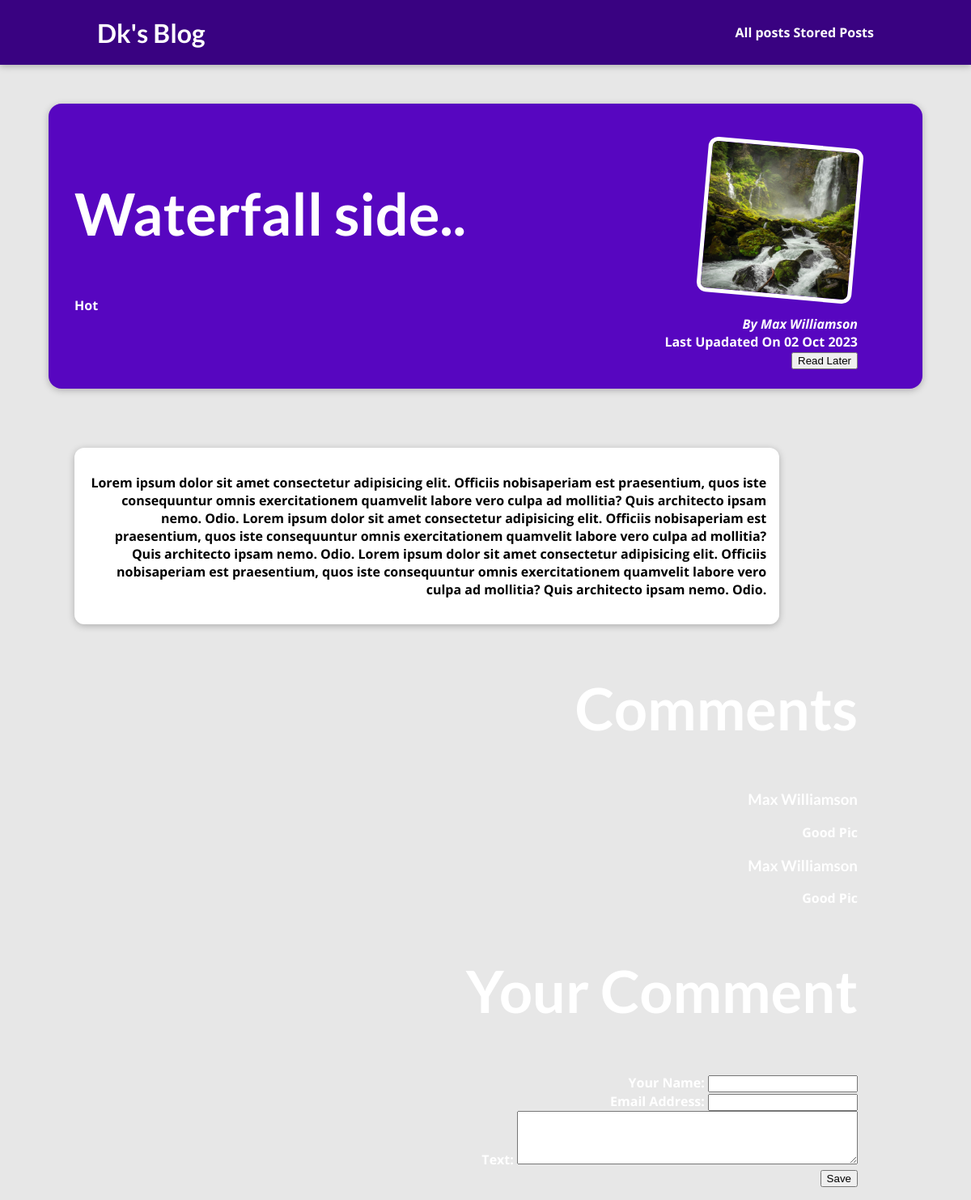
Screenshot of /posts/Waterfall with the database file from the repository.
### blog/models.py (models this page shows, shortened)
class Post(models.Model):
    title = models.CharField(max_length=100)
    excerpt = models.CharField(max_length=300)
    image=models.ImageField(upload_to="posts",null=True)
    date=models.DateField(auto_now=True)
    slug=models.SlugField(unique=True,db_index=True)
    content = models.TextField(validators=[MinLengthValidator(10)])
    author = models.ForeignKey(Author,on_delete= models.SET_NULL,related_name="posts",null=True)
    tags = models.ManyToManyField(Tag)

class Tag(models.Model):
    caption = models.CharField(max_length=20)

class Author(models.Model):
    first_name = models.CharField(max_length=100)
    last_name = models.CharField(max_length=100)
    email_address = models.EmailField()
    def __str__(self):
        return f"{self.first_name} {self.last_name}"

class Comment(models.Model):
    user_name = models.CharField(max_length=100)
    user_email = models.EmailField()
    text = models.CharField(max_length=200)
    post = models.ForeignKey("Post",on_delete=models.CASCADE,related_name="comments")

### blog/views.py (the view, shortened to what this page needs)
# urls.py: path("posts/<slug:slug>",views.SinglePostView.as_view(),name="posts-details-page"),
class SinglePostView(View):
    def is_stored_post(self, request, post_id):
        stored_posts = request.session.get("stored_posts")
        if stored_posts is not None:
          is_saved = post_id in stored_posts
        else:
          is_saved = False
        return is_saved
    def get(self, request, slug):
        post = Post.objects.get(slug=slug)
        context = {
            "posts": post,
            "post_tags": post.tags.all(),
            "comment_form": CommentForm(),
            "comments": post.comments.all().order_by("-id"),
            "is_saved": self.is_stored_post(request, post.id)
        }
        return render(request, "blog/post-details.html", context)

### blog/forms.py
class CommentForm(forms.ModelForm):
    class Meta:
        model = Comment
        exclude = ["post"]
        labels = {
            "user_name": "Your Name",
            "user_email": "Email Address",
        }
        widgets = {
            "text": forms.Textarea(attrs={'rows': 4, 'cols': 50}),
        }

### blog/templates/blog/post-details.html (shortened to what this page needs)
{%extends "base.html"%}
{% load static %}
{%block css_files %}
    <link rel="stylesheet" href="{% static "blog/post_details.css"%}" />
    <link rel="stylesheet" href="{% static "blog/index.css"%}" />
{%endblock%}
{%block content%}
    <section id="summary">
            <h2>{{posts.title}}</h2>
            <div>
                {%for tag in post_tags%}
                <span class="tag">{{tag.caption}}</span>
                {%endfor%}
            </div>
            <article>
                <img src="{{posts.image.url}}" alt="{{posts.title}}" />
                <address>By <a href="mailto:{{posts.author.email_address}}" style="text-decoration:none;color:white;">{{posts.author|title}}</a></address>
                <div>
                    Last Upadated On <time>{{posts.date|date:"d M Y"}}</time>
                </div>
                    <div id="read-later">
                        <form action="{% url "read-later" %}" method="POST">
                            <button type="submit">
                                    {% if not is_saved %}
                                        Read Later
                                    {%else%}
                                        Remove from Read Later
                                    {%endif%}
                            </button>
                        </form>
                    </div>
            <main>
               <p>{{posts.content}}</p>
            </main>
            <section id="comment-details">
                <h2>Comments</h2>
                <div class="comment-container">
                    {% for comment in comments %}
                        <div class="comment">
                            <h3>{{ comment.user_name }}</h3>
                            <p>{{ comment.text }}</p>
                        </div>
                    {% endfor %}
                </div>
            </section>
            <section id="comment-form">
                <h2>Your Comment</h2>
                <form  action="{% url "posts-details-page" posts.slug %}" method="POST">
                    {% for fields in comment_form%}
                        <div class="form-control">
                                {{fields.label_tag}}
                                {{fields}}
                        </div>
                        {%endfor%}
                    <button>Save</button>
                </form>
            </section>
    </section>
{%endblock%}

### static/app.css (style rules this page uses)
* { box-sizing: border-box; }
html { font-family: 'Open Sans', 'Lato', sans-serif; }
body { margin: 0; }
h1, h2, h3 { font-family: 'Lato', sans-serif; font-weight: bold; }

### blog/static/blog/post_details.css (style rules this page uses)
body { background-color: #e7e7e7; }
#summary { margin: 8rem auto 3rem auto; padding: 2rem; width: 90%; max-width: 90rem; border-radius: 16px; background-color: #5706c0; position: relative; box-shadow: 0 2px 8px rgba(0, 0, 0, 0.25); height: 22rem; }
#summary h2 { color: white; font-size: 4.5rem; }
#summary article { position: absolute; top: 2rem; right: 3rem; padding: 1rem 2rem; border-radius: 12px; text-align: right; color: white; }
#summary article img { width: 12rem; height: 12rem; border-radius: 12px; transform: rotateZ(5deg); border: 5px solid white; margin-bottom: 1rem; }
#summary { font-weight: bold; }
#summary time { font-weight: bold; }
main { width: 90%; max-width: 90rem; margin-top: 10%; margin-right:50%; background-color: white; padding: 1rem; border-radius: 12px; box-shadow: 0 2px 8px rgba(0, 0, 0, 0.25); }
main p { color:black; }
.tag { color:white; }

### rows the page displays
Post: title "Waterfall side..", image (picture), author "Max Williamson", date "02 Oct 2023", content "Lorem ipsum dolor sit amet consectetur adipisicing elit. Officiis nobisaperiam est praesentium, quos iste consequuntur omnis exercitationem quamvelit labore vero culpa ad mollitia? Quis architecto ipsam nemo. Odio. Lorem ipsum dolor sit amet consectetur adipisicing elit. Officiis nobisaperiam est praesentium, quos iste consequuntur omnis exercitationem quamvelit labore vero culpa ad mollitia? Quis architecto ipsam nemo. Odio. Lorem ipsum dolor sit amet consectetur adipisicing elit. Officiis nobisaperiam est praesentium, quos iste consequuntur omnis exercitationem quamvelit labore vero culpa ad mollitia? Quis architecto ipsam nemo. Odio."
Tag: caption "Hot"
Comment: user_name "Max Williamson", text "Good Pic"
Comment: user_name "Max Williamson", text "Good Pic"

### other values shown
{{ fields.label_tag }} "Your Name:" "Email Address:" "Text:"
